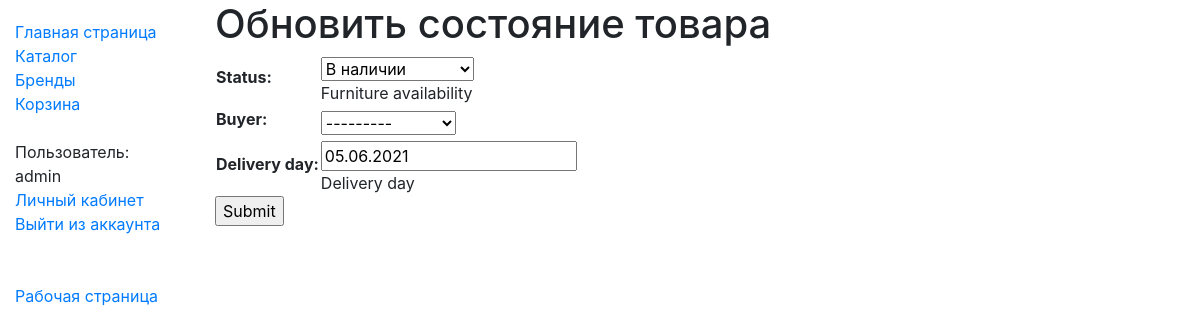
The page /catalog/furnitureinstance/8404fdc0-6651-4dba-95cb-f2a9896512bf/update/ (signed in) on the database its author committed.
### catalog/models.py (models this page shows, shortened)
class FurnitureInstance(models.Model):
    id = models.UUIDField(primary_key=True, default=uuid.uuid4,
                          help_text="Unique ID for this particular furniture")
    furniture = models.ForeignKey('Furniture', on_delete=models.SET_NULL, null=True)
    buyer = models.ForeignKey(User, on_delete=models.SET_NULL, null=True, blank=True)
    Availability_STATUS = (
        ('a', 'В наличии'),
        ('n', 'Куплен'),
        ('r', 'Зарезервирован'),
    )
    status = models.CharField(max_length=1, choices=Availability_STATUS, blank=True, default='a', help_text='Furniture availability')
    delivery_day = models.DateField(default=date.today() + timedelta(days=10), help_text="Delivery day")
    class Meta:
        ordering = ["status"]
        permissions = (("worker", "Can manage catalog items (WORKER)"),)

### catalog/views.py (the view)
# urls.py: path('furnitureinstance/<uuid:pk>/update/', views.FurnitureInstanceUpdate.as_view(), name='furnitureinstance-update'),
class FurnitureInstanceUpdate(PermissionRequiredMixin, UpdateView):
    permission_required = 'catalog.worker'
    model = FurnitureInstance
    fields = ['status', 'buyer', 'delivery_day']
    success_url = reverse_lazy('furniture')

### catalog/templates/catalog/furnitureinstance_form.html (shortened to what this page needs)
{% extends "base_generic.html" %}
{% block content %}
  <h1> Обновить состояние товара </h1>
  <form action="" method="post">
    <table>
    {{ form.as_table }}
    </table>
    <input type="submit" value="Submit">
  </form>
{% endblock %}

### catalog/templates/base_generic.html (shortened to what this page needs)
<!DOCTYPE html>
<html lang="en">
<head>
  <link rel="stylesheet" href="https://cdn.jsdelivr.net/npm/bootstrap@4.5.3/dist/css/bootstrap.min.css">
  {% load static %}
  <link rel="stylesheet" href="{% static 'css/styles.css' %}">
</head>
<body>
  <div class="container-fluid">
    <div class="row">
      <div class="col-sm-2"  >
      {% block sidebar %}
        <ul class="sidebar-nav" style="width:250px;">
            <li><a href="{% url 'index' %}">Главная страница</a></li>
            <li><a href="{% url 'furniture' %}">Каталог</a></li>
            <li><a href="{% url 'brand' %}">Бренды</a></li>
            {% if user.is_authenticated %}
            <li><a href="{% url 'basket' %}">Корзина</a></li>
            {% endif %}
            <br>
            {% if user.is_authenticated %}
                <li>Пользователь: <br>
                    {% if user.first_name and user.last_name %}
                        {{ user.first_name }} {{ user.last_name }}
                    {% else %}
                        {{ user.get_username }}
                    {% endif %}
                </li>
                <li><a href="{% url 'my-account' %}">Личный кабинет</a></li>
                <li><a href="{% url 'logout'%}?next={{request.path}}">Выйти из аккаунта</a></li>
            {% else %}
                <li><a href="{% url 'login'%}?next={{request.path}}">Войти в аккаунт</a></li>
            {% endif %}
            <br><br>
            {% if perms.catalog.worker%}
                <li><a href="{% url 'workers-page' %}"> Рабочая страница </a> </li>
            {% endif %}
        </ul>
     {% endblock %}
      </div>
      <div class="col-sm-10">{% block content %}{% endblock %}
      </div>
    </div>
  </div>
</body>
</html>

### catalog/static/css/styles.css (style rules this page uses)
.sidebar-nav { margin-top: 20px; padding: 0; list-style: none; }

### rows shown on the page
FurnitureInstance: status "В наличии", buyer "---------", delivery_day "05.06.2021"

### other values the page prints
{{ user.get_username }} "admin"
